Frame 1 (no input): blank canvas, image omitted
Frame 60 (no input): blank canvas, image omitted
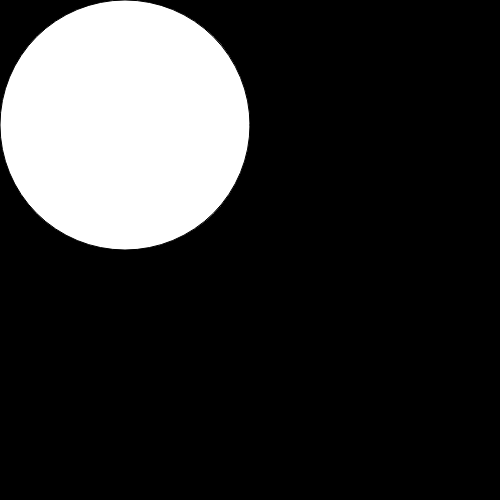
Frame 120 (the mouse pressed at the canvas centre since frame 60)

The p5.js sketch whose frames 1 and 60 were blank and that drew this single picture after the mouse press (run headless with seeded random() and noise() and a simulated clock; from frame 60 on, the mouse is pressed at the canvas centre):

// p5.js sketch
// ── sketch.js
/*
 * Variables (built in)
 * @author Gareth Foote
 */
function setup() {
  createCanvas(500, 500);
  background(0);
}

function draw() {
  // Calculate mouse position as a proportion of width/height
  var positionX = mouseX/width;
  var positionY = mouseY/height;
  // Log...
  // console.log();
  
  // Make sure the first two params of ellipse() are the top left corner. 
  ellipseMode(CORNER);
  // Make the size of the ellipse follow position of mouse.
  ellipse(0, 0, width*positionX, height*positionY);
}
